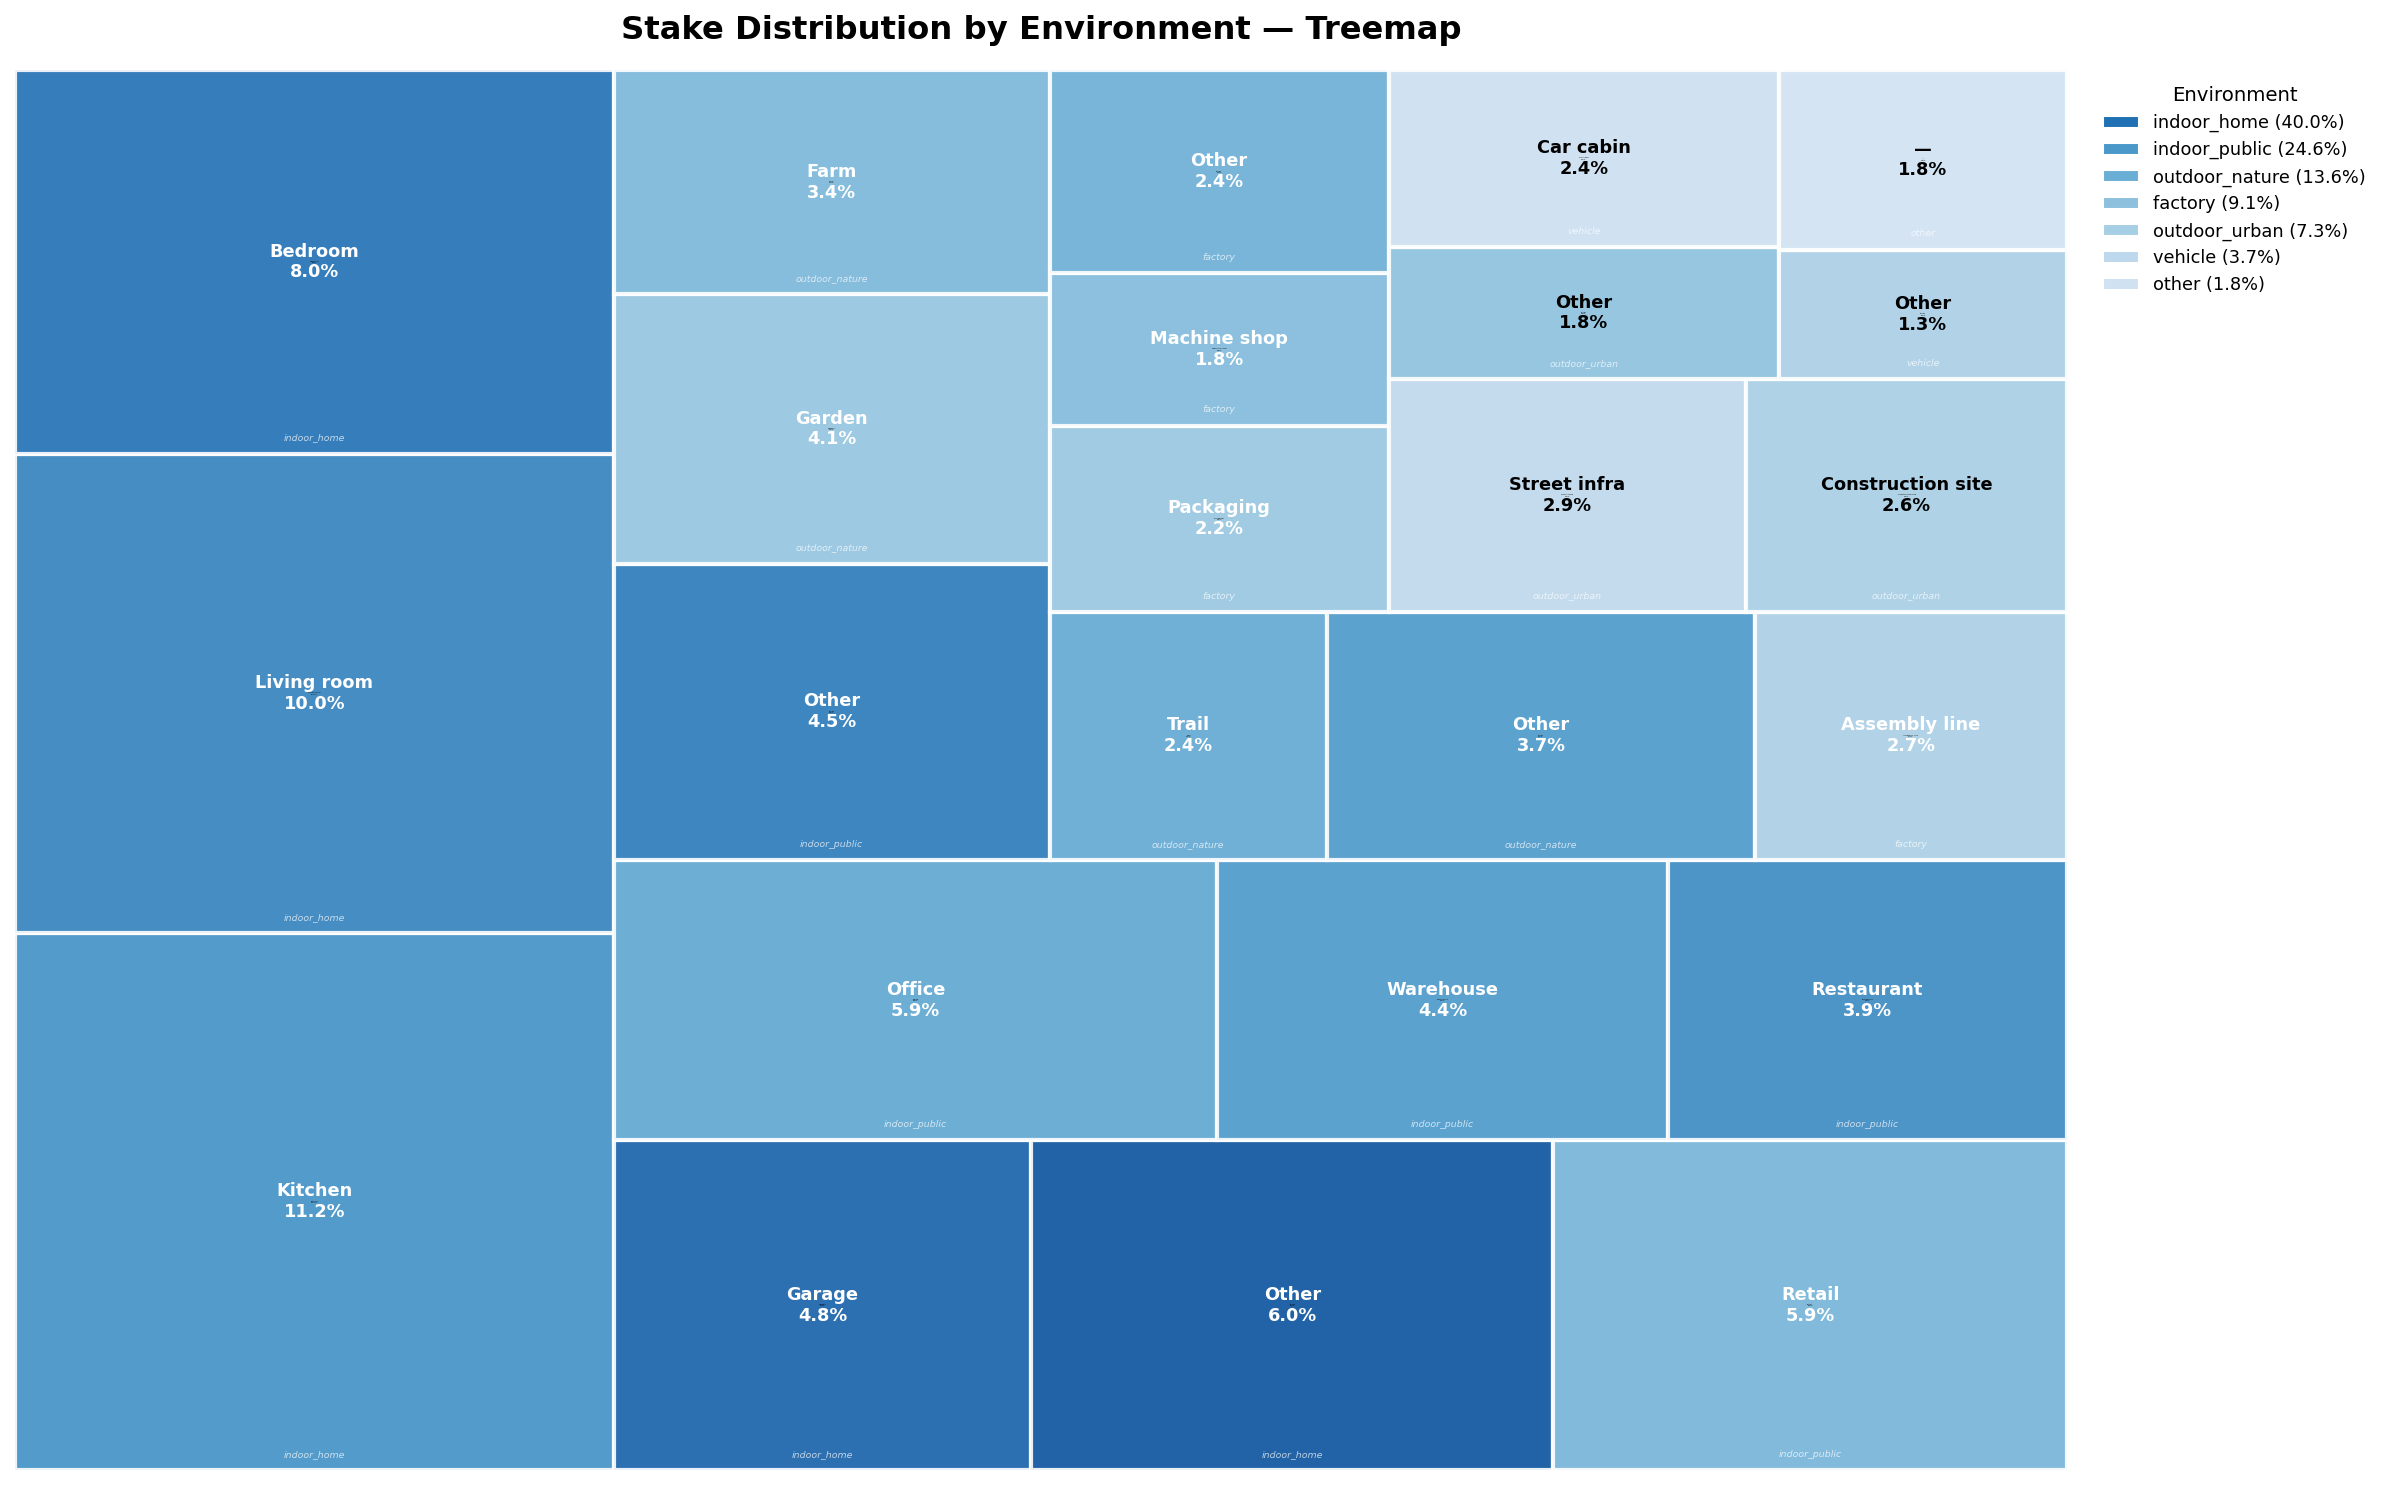

Write Python code to recreate this figure.
import matplotlib.pyplot as plt
import matplotlib.patches as mpatches
import numpy as np
import squarify

# Data organized by environment
data = {
    "indoor_home": [
        ("Kitchen", 11.2),
        ("Living room", 10.0),
        ("Bedroom", 8.0),
        ("Garage", 4.8),
        ("Other", 6.0),
    ],
    "indoor_public": [
        ("Retail", 5.9),
        ("Office", 5.9),
        ("Warehouse", 4.4),
        ("Restaurant", 3.9),
        ("Other", 4.5),
    ],
    "outdoor_nature": [
        ("Garden", 4.1),
        ("Farm", 3.4),
        ("Trail", 2.4),
        ("Other", 3.7),
    ],
    "factory": [
        ("Assembly line", 2.7),
        ("Packaging", 2.2),
        ("Machine shop", 1.8),
        ("Other", 2.4),
    ],
    "outdoor_urban": [
        ("Street infra", 2.9),
        ("Construction site", 2.6),
        ("Other", 1.8),
    ],
    "vehicle": [
        ("Car cabin", 2.4),
        ("Other", 1.3),
    ],
    "other": [
        ("\u2014", 1.8),
    ],
}

# Assign a blue hue range per environment (darker = larger environment)
env_order = list(data.keys())
env_totals = {env: sum(p for _, p in subs) for env, subs in data.items()}

# Blue shade centers for each environment (spread across the blue spectrum)
blue_centers = {
    "indoor_home": 0.75,
    "indoor_public": 0.60,
    "outdoor_nature": 0.50,
    "factory": 0.42,
    "outdoor_urban": 0.35,
    "vehicle": 0.28,
    "other": 0.20,
}

# Build flat lists for treemap
labels = []
sizes = []
colors = []
env_labels = []

for env in env_order:
    subs = data[env]
    center = blue_centers[env]
    n = len(subs)
    # Create shades around the center
    if n > 1:
        shade_range = min(0.12, center * 0.2)
        shades = np.linspace(center - shade_range, center + shade_range, n)
    else:
        shades = [center]

    for i, (sub_name, pct) in enumerate(subs):
        labels.append(f"{sub_name}\n{pct}%")
        sizes.append(pct)
        colors.append(plt.cm.Blues(shades[i]))
        env_labels.append(env)

fig, ax = plt.subplots(figsize=(16, 10))

# Draw treemap
rects = squarify.plot(
    sizes=sizes,
    label=labels,
    color=colors,
    alpha=0.9,
    ax=ax,
    edgecolor="white",
    linewidth=2,
    text_kwargs={"fontsize": 0},  # We'll add text manually
)

# Add text labels manually for better control
normed = squarify.normalize_sizes(sizes, 100, 100)
rects_coords = squarify.squarify(normed, 0, 0, 100, 100)

for i, r in enumerate(rects_coords):
    x = r["x"] + r["dx"] / 2
    y = r["y"] + r["dy"] / 2
    area = r["dx"] * r["dy"]

    if area > 15:
        fontsize = 8.5
    elif area > 8:
        fontsize = 7
    elif area > 4:
        fontsize = 5.5
    else:
        fontsize = 4.5

    # Use white text on darker blues, black on lighter
    shade_val = blue_centers.get(env_labels[i], 0.5)
    text_color = "white" if shade_val > 0.4 else "black"

    ax.text(
        x, y, labels[i],
        ha="center", va="center",
        fontsize=fontsize, fontweight="bold",
        color=text_color,
    )

# Add environment group label at bottom of each rect
for i, r in enumerate(rects_coords):
    x = r["x"] + r["dx"] / 2
    y = r["y"] + 0.8
    area = r["dx"] * r["dy"]
    if area > 10:
        ax.text(
            x, y, env_labels[i],
            ha="center", va="bottom",
            fontsize=4.5, fontstyle="italic",
            color="white", alpha=0.7,
        )

# Build legend for environments
legend_colors = {env: plt.cm.Blues(blue_centers[env]) for env in env_order}
legend_patches = [
    mpatches.Patch(
        facecolor=legend_colors[env], edgecolor="white",
        label=f"{env} ({env_totals[env]:.1f}%)"
    )
    for env in env_order
]
ax.legend(
    handles=legend_patches, loc="upper left", bbox_to_anchor=(1.01, 1),
    fontsize=8.5, frameon=False, title="Environment", title_fontsize=9.5,
)

ax.set_title(
    "Stake Distribution by Environment — Treemap",
    fontsize=15.5, fontweight="bold", pad=15,
)
ax.axis("off")

plt.tight_layout()
plt.savefig(
    "/home/user/mahek-samples/stake_treemap.png",
    dpi=150, bbox_inches="tight",
)
print("Saved to stake_treemap.png")
